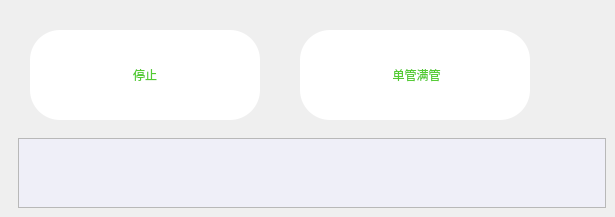
           <widget class="QWidget" name="sw_manager_widget">
            <layout class="QVBoxLayout" name="verticalLayout_13" stretch="1,10">
             <property name="spacing">
              <number>0</number>
             </property>
             <property name="leftMargin">
              <number>0</number>
             </property>
             <property name="topMargin">
              <number>0</number>
             </property>
             <property name="rightMargin">
              <number>0</number>
             </property>
             <property name="bottomMargin">
              <number>0</number>
             </property>
             <item>
              <widget class="QWidget" name="widget_50" native="true">
               <layout class="QHBoxLayout" name="horizontalLayout_52">
                <property name="spacing">
                 <number>40</number>
                </property>
                <property name="leftMargin">
                 <number>30</number>
                </property>
                <property name="topMargin">
                 <number>30</number>
                </property>
                <property name="rightMargin">
                 <number>45</number>
                </property>
                <property name="bottomMargin">
                 <number>0</number>
                </property>
                <item>
                 <widget class="QPushButton" name="btn_manager_all">
                  <property name="minimumSize">
                   <size>
                    <width>230</width>
                    <height>90</height>
                   </size>
                  </property>
                  <property name="maximumSize">
                   <size>
                    <width>230</width>
                    <height>90</height>
                   </size>
                  </property>
                  <property name="styleSheet">
                   <string notr="true">QPushButton#btn_manager_all{
	background-color:white;
	border-radius:30px;
	border-radius:30px;
	color:rgb(83, 203, 49);
}
QPushButton#btn_manager_all:hover{
	background-color:rgb(44, 159, 97, 0.3);
	color:rgba(255,255,255,200);
	color:white;
	border-top-right-radius:30px;
	border-bottom-right-radius:30px;
}
QPushButton#btn_manager_all:pressed{
	padding-left:5px;
	padding-top:5px;
	background-color:rgb(44, 159, 97, 0.5);
	color:white;
	border-top-right-radius:30px;
	border-bottom-right-radius:30px;
}</string>
                  </property>
                  <property name="text">
                   <string>停止</string>
                  </property>
                  <property name="icon">
                   <iconset resource="../drawable/drawable.qrc">
                    <normaloff>:/icon/icon_manager_all.png</normaloff>:/icon/icon_manager_all.png</iconset>
                  </property>
                  <property name="iconSize">
                   <size>
                    <width>42</width>
                    <height>42</height>
                   </size>
                  </property>
                 </widget>
                </item>
                <item>
                 <widget class="QPushButton" name="btn_manager_one">
                  <property name="minimumSize">
                   <size>
                    <width>230</width>
                    <height>90</height>
                   </size>
                  </property>
                  <property name="maximumSize">
                   <size>
                    <width>230</width>
                    <height>90</height>
                   </size>
                  </property>
                  <property name="styleSheet">
                   <string notr="true">QPushButton#btn_manager_one{
	background-color:white;
	border-radius:30px;
	border-radius:30px;
	color:rgb(83, 203, 49);
}
QPushButton#btn_manager_one:hover{
	background-color:rgb(44, 159, 97, 0.3);
	color:rgba(255,255,255,200);
	color:white;
	border-top-right-radius:30px;
	border-bottom-right-radius:30px;
}
QPushButton#btn_manager_one:pressed{
	padding-left:5px;
	padding-top:5px;
	background-color:rgb(44, 159, 97, 0.5);
	color:white;
	border-top-right-radius:30px;
	border-bottom-right-radius:30px;
}</string>
                  </property>
                  <property name="text">
                   <string> 单管满管</string>
                  </property>
                  <property name="icon">
                   <iconset resource="../drawable/drawable.qrc">
                    <normaloff>:/icon/icon_manager_one.png</normaloff>:/icon/icon_manager_one.png</iconset>
                  </property>
                  <property name="iconSize">
                   <size>
                    <width>42</width>
                    <height>42</height>
                   </size>
                  </property>
                 </widget>
                </item>
                <item>
                 <widget class="QWidget" name="search_manager_input_widget" native="true">
                  <property name="minimumSize">
                   <size>
                    <width>0</width>
                    <height>90</height>
                   </size>
                  </property>
                  <property name="maximumSize">
                   <size>
                    <width>2000</width>
                    <height>90</height>
                   </size>
                  </property>
                  <property name="styleSheet">
                   <string notr="true"/>
                  </property>
                  <widget class="QPushButton" name="btn_manager_out">
                   <property name="geometry">
                    <rect>
                     <x>613</x>
                     <y>0</y>
                     <width>230</width>
                     <height>90</height>
                    </rect>
                   </property>
                   <property name="minimumSize">
                    <size>
                     <width>200</width>
                     <height>90</height>
                    </size>
                   </property>
                   <property name="maximumSize">
                    <size>
                     <width>230</width>
                     <height>90</height>
                    </size>
                   </property>
                   <property name="styleSheet">
                    <string notr="true">QPushButton#btn_manager_out{
	background-color:rgb(83, 203, 49);
	border-radius:30px;
	border-radius:30px;
	color:white;
}
QPushButton#btn_manager_out:hover{
	background-color:rgb(44, 159, 97, 0.7);
	color:rgba(255,255,255,200);
	color:white;
	border-top-right-radius:30px;
	border-bottom-right-radius:30px;
}
QPushButton#btn_manager_out:pressed{
	padding-left:5px;
	padding-top:5px;
	background-color:rgb(44, 159, 97, 0.5);
	color:white;
	border-top-right-radius:30px;
	border-bottom-right-radius:30px;
}</string>
                   </property>
                   <property name="text">
                    <string>出料</string>
                   </property>
                  </widget>
                  <widget class="QPushButton" name="btn_manager_out_2">
                   <property name="geometry">
                    <rect>
                     <x>874</x>
                     <y>0</y>
                     <width>230</width>
                     <height>90</height>
                    </rect>
                   </property>
                   <property name="minimumSize">
                    <size>
                     <width>200</width>
                     <height>90</height>
                    </size>
                   </property>
                   <property name="maximumSize">
                    <size>
                     <width>230</width>
                     <height>90</height>
                    </size>
                   </property>
                   <property name="styleSheet">
                    <string notr="true">QPushButton#btn_manager_out_2{
	background-color:rgb(83, 203, 49);
	border-radius:30px;
	border-radius:30px;
	color:white;
}
QPushButton#btn_manager_out_2:hover{
	background-color:rgb(44, 159, 97, 0.7);
	color:rgba(255,255,255,200);
	color:white;
	border-top-right-radius:30px;
	border-bottom-right-radius:30px;
}
QPushButton#btn_manager_out_2:pressed{
	padding-left:5px;
	padding-top:5px;
	background-color:rgb(44, 159, 97, 0.5);
	color:white;
	border-top-right-radius:30px;
	border-bottom-right-radius:30px;
}</string>
                   </property>
                   <property name="text">
                    <string>退料</string>
                   </property>
                  </widget>
                  <widget class="QWidget" name="widget_131" native="true">
                   <property name="geometry">
                    <rect>
                     <x>0</x>
                     <y>0</y>
                     <width>571</width>
                     <height>91</height>
                    </rect>
                   </property>
                   <property name="styleSheet">
                    <string notr="true">QWidget#widget_131{
	background-color:white;
	border-radius:30px;
}</string>
                   </property>
                   <layout class="QHBoxLayout" name="horizontalLayout_43">
                    <item>
                     <widget class="QLabel" name="label_10">
                      <property name="minimumSize">
                       <size>
                        <width>42</width>
                        <height>42</height>
                       </size>
                      </property>
                      <property name="maximumSize">
                       <size>
                        <width>42</width>
                        <height>42</height>
                       </size>
                      </property>
                      <property name="styleSheet">
                       <string notr="true">border-image: url(:/icon/icon_manager_pen.png);</string>
                      </property>
                      <property name="text">
                       <string/>
                      </property>
                     </widget>
                    </item>
                    <item>
                     <widget class="QLabel" name="label_42">
                      <property name="styleSheet">
                       <string notr="true">color:rgb(83, 203, 49);</string>
                      </property>
                      <property name="text">
                       <string>出料</string>
                      </property>
                     </widget>
                    </item>
                    <item>
                     <widget class="QLabel" name="label_11">
                      <property name="minimumSize">
                       <size>
                        <width>1</width>
                        <height>0</height>
                       </size>
                      </property>
                      <property name="maximumSize">
                       <size>
                        <width>1</width>
                        <height>16777215</height>
                       </size>
                      </property>
                      <property name="styleSheet">
                       <string notr="true">background-color:rgb(156, 232, 135);</string>
                      </property>
                      <property name="text">
                       <string/>
                      </property>
                     </widget>
                    </item>
                    <item>
                     <widget class="QWidget" name="widget_99" native="true">
                      <layout class="QHBoxLayout" name="horizontalLayout_99">
                       <property name="spacing">
                        <number>0</number>
                       </property>
                       <property name="leftMargin">
                        <number>0</number>
                       </property>
                       <property name="topMargin">
                        <number>0</number>
                       </property>
                       <property name="rightMargin">
                        <number>0</number>
                       </property>
                       <property name="bottomMargin">
                        <number>0</number>
                       </property>
                       <item>
                        <widget class="QLineEdit" name="lineEdit">
                         <property name="minimumSize">
                          <size>
                           <width>0</width>
                           <height>80</height>
                          </size>
                         </property>
                         <property name="styleSheet">
                          <string notr="true">color:rgb(44, 159, 97);
background-color:transparent;
border: 1px solid transparent;
</string>
                         </property>
                         <property name="text">
                          <string/>
                         </property>
                         <property name="alignment">
                          <set>Qt::AlignLeading|Qt::AlignLeft|Qt::AlignVCenter</set>
                         </property>
                         <property name="placeholderText">
                          <string>请输入g</string>
                         </property>
                        </widget>
                       </item>
                      </layout>
                     </widget>
                    </item>
                   </layout>
                  </widget>
                  <zorder>widget_131</zorder>
                  <zorder>btn_manager_out</zorder>
                  <zorder>btn_manager_out_2</zorder>
                 </widget>
                </item>
               </layout>
              </widget>
             </item>
             <item>
              <widget class="QWidget" name="widget_51" native="true">
               <layout class="QHBoxLayout" name="horizontalLayout_53">
                <property name="leftMargin">
                 <number>18</number>
                </property>
                <property name="topMargin">
                 <number>18</number>
                </property>
                <item>
                 <widget class="QScrollArea" name="scrollArea_3">
                  <property name="frameShadow">
                   <enum>QFrame::Raised</enum>
                  </property>
                  <property name="widgetResizable">
                   <bool>true</bool>
                  </property>
                  <widget class="QWidget" name="manager_conduit_content">
                   <property name="geometry">
                    <rect>
                     <x>0</x>
                     <y>0</y>
                     <width>1691</width>
                     <height>881</height>
                    </rect>
                   </property>
                   <property name="styleSheet">
                    <string notr="true">QWidget#manager_conduit_content{
	background-color:rgb(239, 239, 248);
}</string>
                   </property>
                  </widget>
                 </widget>
                </item>
               </layout>
              </widget>
             </item>
            </layout>
           </widget>
